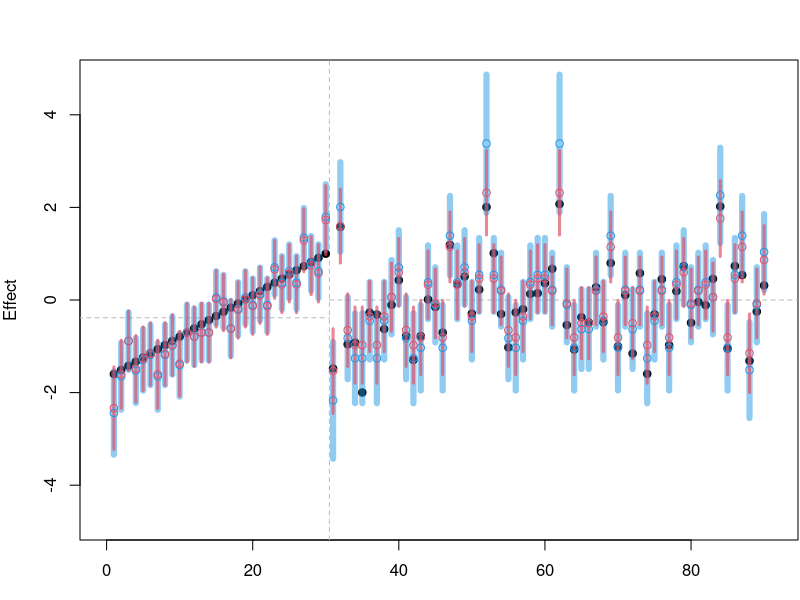

Write R code to recreate this figure.
## ---- chunk 1
knitr::opts_chunk$set(
	message = FALSE,
	warning = FALSE,
	#results = 'hold',
	out.width = "100%",
	fig.align = 'center',
	comment = "",
	fig.dim = c(10, 5.5),
   dev='svglite',
   dev.args = list(bg = "transparent"),
   NULL
)
## ---- chunk 2
logistic = function(x) 1 / (1 + exp(-x))
logit = function( p ) log( p/(1-p) )
rbern = function( p, n=length(p) ) rbinom( n=n, size=1, prob=p )

set.seed(12)
n_item = 30    # number of items
n_subj = 60    # number of subjects
n_resp = n_item * n_subj
n_param = n_item + n_subj
A = rnorm( n_subj )  # Person ability
E = seq( -1.6, 1, length=n_item )  # Item easiness

# The data
d = expand.grid( Sid=1:n_subj, Iid=1:n_item, KEEP.OUT.ATTRS = F )
d$mu = A[d$Sid] + E[d$Iid]
d$R = rbern( logistic( d$mu ) )
d$Sid = factor(d$Sid)
d$Iid = factor(d$Iid)
## ---- chunk 3
d1 = d
contrasts(d1$Sid) = contr.sum( n_subj )
m1 = glm( R ~ -1 + Iid + Sid, data=d1, family=binomial("logit") )

# Construct contrast matrix
Cmat = diag(0, nrow=n_item+n_subj)[, -1]
diag(Cmat)[1:n_item] = 1
idxS = 1:n_subj + n_item
Cmat[idxS, idxS[-length(idxS)]] = contr.sum( n_subj )

# Reconstruct estimates with the constrast matrix
m1_eff = (Cmat %*% coef(m1))[, 1]
# Reconstruct std. error of the estimates with the constrast matrix
Vmat = Cmat %*% vcov(m1) %*% t(Cmat) 
m1_se = sqrt(diag(Vmat))
## ---- chunk 4
library(lme4)
m2 = glmer( R ~ -1 + Iid + (1|Sid), data=d, family=binomial('logit') )
## ---- chunk 5
m2_eff.item = fixef(m2)
m2_eff.subj = ranef(m2)$Sid[, 1]
## ---- chunk 6
m2_se.item = arm::se.fixef(m2)
m2_se.subj = arm::se.ranef(m2)$Sid[, 1]
## ---- chunk 7
# Set figure margins
par(oma=c(0,0,0,0))  # outer margin
par(mar=c(3, 4, 3, .1) )  # margin

# Concatenate item/subj effects/std to match m1_eff/m1_se
m2_eff = c( m2_eff.item, m2_eff.subj )
m2_se = c( m2_se.item, m2_se.subj )

#' Function stolen from `rethinking::col.alpha()`
col.alpha = function (acol, alpha = 0.5) {
  acol = col2rgb(acol)
  acol = rgb(acol[1]/255, acol[2]/255, acol[3]/255, alpha)
  acol
}

# Plot for comparing `m1` & `m2`
plot( 1, type="n", ylim = c(-4.8, 4.8), xlim=c( 0, n_subj+n_item + 1 ),
      ylab="Effect", xlab="Item Index" )
abline( v=n_item + .5, lty=2, col="grey" )
segments( -5, mean(m2_eff.item), n_item+.5, lty=2, col="grey" )
segments( n_item+.5, 0, 1000, lty=2, col="grey" )
points( c(E, A), pch=19 )
# Uncertainty bars
for (i in seq_along(m2_se)) {
  lines( c(i,i), m1_eff[i] + c(-2,2)*m1_se[i], col=col.alpha(4), lwd=6 )
  lines( c(i,i), m2_eff[i] + c(-2,2)*m2_se[i], col=col.alpha(2,.7), lwd=3 )
}
points( m1_eff, col=4 )
points( m2_eff, col=2 )
## ---- chunk 8
m2.2 = glmer( R ~ 1 + (1|Iid) + (1|Sid), data=d, family=binomial('logit') )

m2.2_eff.subj = ranef(m2.2)$Sid[, 1]
m2.2_eff.item = ranef(m2.2)$Iid[, 1] + fixef(m2.2)[["(Intercept)"]]
m2.2_eff = c( m2.2_eff.item, m2.2_eff.subj )
m2.2_se = arm::se.ranef( m2.2 )
m2.2_se = c( m2.2_se$Iid, m2.2_se$Sid )
## ---- chunk 9
Cmat = contr.sum(3)  # Contrast matrix coding sum-to-zero constraint
eff = c( E1=1.5, E2=1.7 )  # Made-up effect of S1 and S2
Cmat %*% eff
## ---- chunk 10
Cmat = contr.sum(3)  # Contrast matrix for coding sum-to-zero constraint
# Made-up variances-covariances matrix of the estimates
Vmat = matrix(c( 0.3, -0.01,
                 0.0,  0.4  ), 
              byrow=T, nrow=2 )
Cmat %*% Vmat %*% t(Cmat)  # Reconstructed variance-covariance matrix
